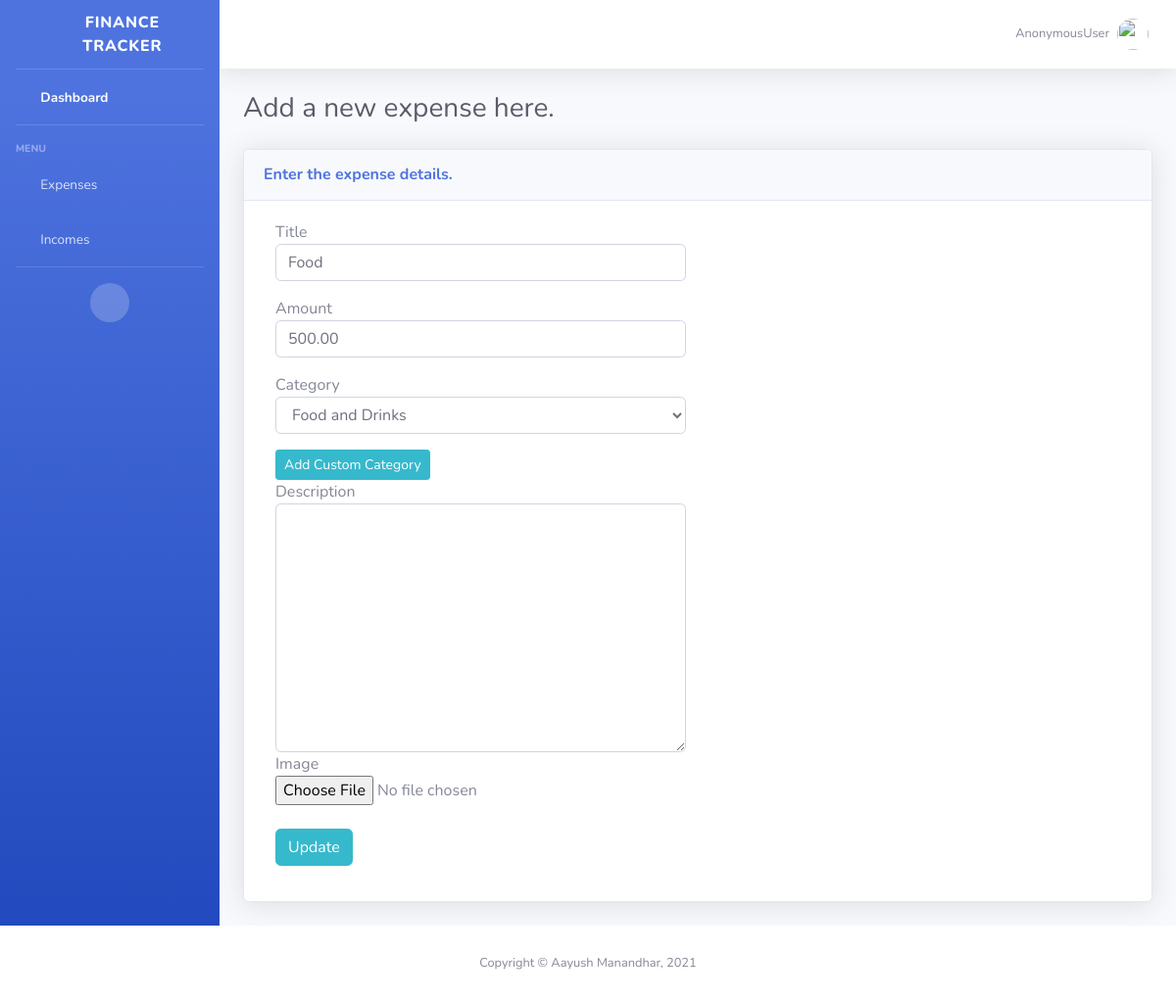
The page /update_exp/17 on the database its author committed.
### expense/models.py (models this page shows, shortened)
class Expense(models.Model):
    user = models.ForeignKey(User, on_delete=models.CASCADE, default=1)
    title = models.CharField(max_length=101)
    amount = models.DecimalField(max_digits=8, decimal_places=2)
    date = models.DateField(default= datetime.now)
    category = models.ForeignKey(Category, on_delete=models.CASCADE)
    image = models.ImageField(upload_to="images/expenses", blank=True)
    description = models.TextField(blank = True)

### expense/views.py (the view)
# urls.py: path('update_exp/<str:pk>', views.updateExpense, name="update_expense"),
def updateExpense(request, pk):
    expense = Expense.objects.get(id = pk)
    form = ExpenseForm(instance=expense)
    if request.method == 'POST':
        form = ExpenseForm(request.POST, instance=expense)
        if form.is_valid():
            form.save()
            messages.success(request, 'Item updated successfully!')
        return redirect('all_expenses')
    context ={
        'form':form
    }
    return render(request, 'expense/update_expense.html',context)

### expense/forms.py
class ExpenseForm(forms.ModelForm):
    class Meta:
        model = Expense
        fields = ['title', 'amount', 'date', 'category', 'description', 'image']
        widgets = {
            'date': forms.DateInput(attrs={'type': 'date', 'class': 'form-control form control-user'}),
            'title': forms.TextInput(attrs={'class': 'form-control form control-user'}),
            'amount': forms.TextInput(attrs={'class': 'form-control form control-user'}),
            'category': forms.Select(attrs={'class': 'form-control form control-user'}),
            'description': forms.Textarea(attrs={'class': 'form-control form control-user'}),
        }

### expense/models.py (called while the page is built)
    def __str__(self):
        return self.name

### expense/templates/expense/update_expense.html (shortened to what this page needs)
<!DOCTYPE html>
<html lang="en">
{% load static %}
<head>
    <link href="{% static 'expense/vendor/fontawesome-free/css/all.min.css' %}" rel="stylesheet" type="text/css">
    <link href="{% static 'expense/css/sb-admin-2.min.css' %}" rel="stylesheet">
</head>
<body id="page-top">
    <div id="wrapper">
{% include "expense/sidebar.html" %}
        <div id="content-wrapper" class="d-flex flex-column">
            <div id="content">
                {% include "expense/topbar.html" %}
                <div class="container-fluid">
                    <h1 class="h3 mb-4 text-gray-800">Add a new expense here.</h1>
					<div class="card shadow mb-4 ">
                                <div class="card-header py-3">
                                    <h6 class="m-0 font-weight-bold text-primary">Enter the expense details.</h6>
                                </div>
                                <div class="card-body">
                                    <form class="user" method="post" enctype="multipart/form-data">
                                <div class="form-group col-sm-6">
									{{ form.title.label }}
									{{ form.title }}
                                </div>
								<div class="form-group col-sm-6">
									{{ form.amount.label }}
									{{ form.amount}}
                                </div>
                                <div class="form-group">
                                    <div class="col-sm-6 mb-3">
                                        {{ form.category.label }}
                                        {{ form.category }}
                                    </div>
                                    <div class="col-sm-6">
                                        <button class="btn btn-sm btn-info" href="{% url 'add_category' %}" data-toggle="modal"
                               data-target="#AddCategoryModal">
                                Add Custom Category
                            </button>
                                    </div>
                                    <div class="col-sm-6">
                                        {{ form.description.label }}
                                        {{ form.description }}
                                    </div>
                                    <div class="col-sm-6">
                                        {{ form.image.label }} <br>
                                        {{ form.image }} <br>
                                    </div>
                                    <div class="col-sm-6">
                                        <br> <button class="btn btn-info" type="submit">Update</button>
                                    </div>
                                </div>
                                </div>
                            </div>
			</div>
	</div>
                </div>
            </div>
            <footer class="sticky-footer bg-white">
                <div class="container my-auto">
                    <div class="copyright text-center my-auto">
                        <span>Copyright &copy; Aayush Manandhar, 2021</span>
                    </div>
                </div>
            </footer>
</body>
</html>

### rows shown on the page
Expense: title "Food", amount "500.00", category "Food and Drinks"

### other values the page prints
{{ request.user }} "AnonymousUser"
